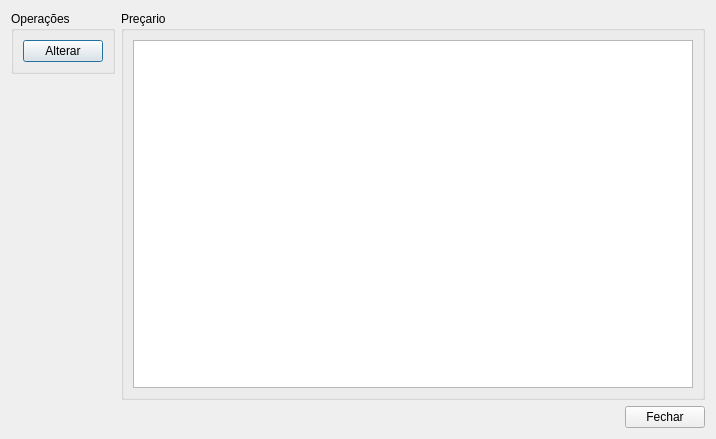
<?xml version="1.0" encoding="UTF-8"?>
<ui version="4.0">
 <class>ManagePricesDialog</class>
 <widget class="QDialog" name="ManagePricesDialog">
  <property name="geometry">
   <rect>
    <x>0</x>
    <y>0</y>
    <width>716</width>
    <height>439</height>
   </rect>
  </property>
  <property name="minimumSize">
   <size>
    <width>716</width>
    <height>439</height>
   </size>
  </property>
  <property name="windowTitle">
   <string>Gerir Preçario</string>
  </property>
  <layout class="QVBoxLayout" name="verticalLayout">
   <item>
    <layout class="QHBoxLayout" name="horizontalLayout">
     <item alignment="Qt::AlignTop">
      <widget class="QGroupBox" name="groupBox_2">
       <property name="sizePolicy">
        <sizepolicy hsizetype="Fixed" vsizetype="Fixed">
         <horstretch>0</horstretch>
         <verstretch>0</verstretch>
        </sizepolicy>
       </property>
       <property name="title">
        <string>Operações</string>
       </property>
       <layout class="QVBoxLayout" name="verticalLayout_2">
        <item>
         <widget class="QPushButton" name="AlterSelectedClothPriceButton">
          <property name="sizePolicy">
           <sizepolicy hsizetype="Fixed" vsizetype="Fixed">
            <horstretch>0</horstretch>
            <verstretch>0</verstretch>
           </sizepolicy>
          </property>
          <property name="text">
           <string>Alterar</string>
          </property>
         </widget>
        </item>
       </layout>
      </widget>
     </item>
     <item>
      <widget class="QGroupBox" name="groupBox">
       <property name="title">
        <string>Preçario</string>
       </property>
       <layout class="QVBoxLayout" name="verticalLayout_3">
        <item>
         <widget class="QTableView" name="PricesTableView"/>
        </item>
       </layout>
      </widget>
     </item>
    </layout>
   </item>
   <item>
    <layout class="QHBoxLayout" name="horizontalLayout_3">
     <property name="sizeConstraint">
      <enum>QLayout::SetFixedSize</enum>
     </property>
     <item alignment="Qt::AlignRight">
      <widget class="QPushButton" name="CloseButton">
       <property name="text">
        <string>Fechar</string>
       </property>
      </widget>
     </item>
    </layout>
   </item>
  </layout>
 </widget>
 <resources/>
 <connections/>
</ui>
